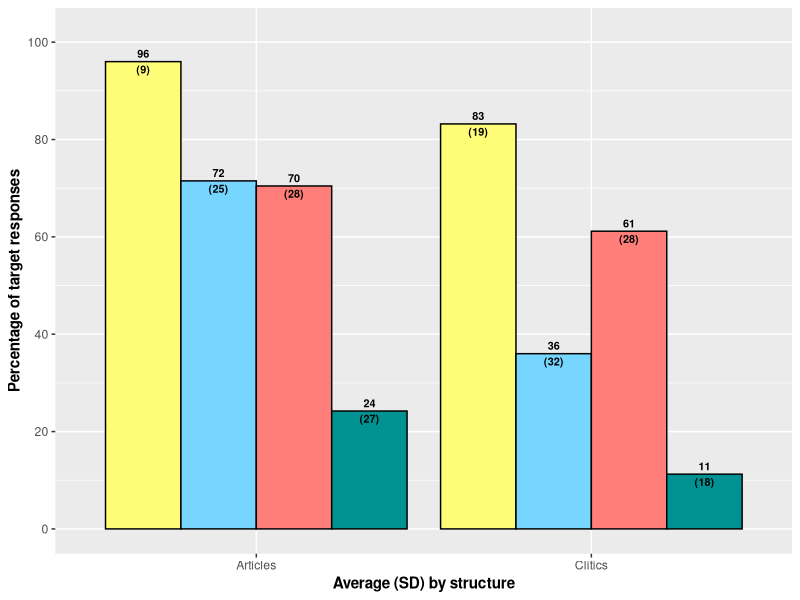
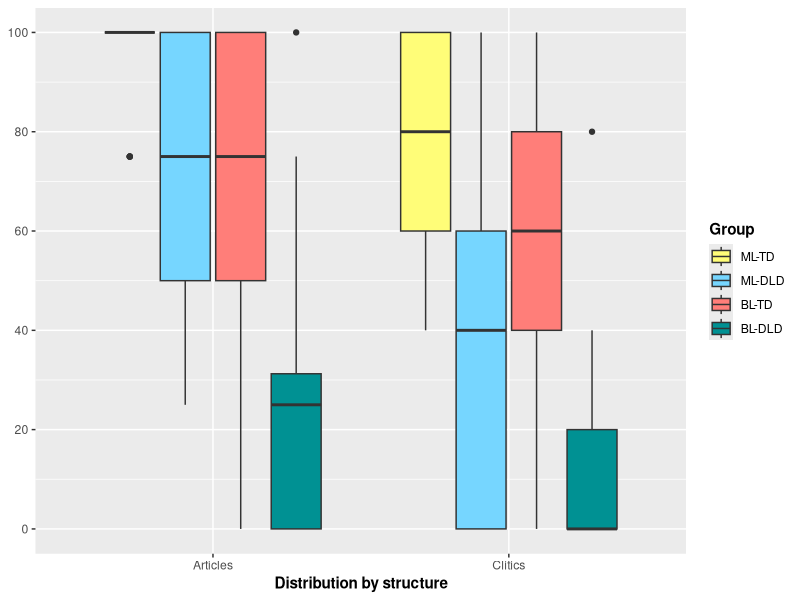
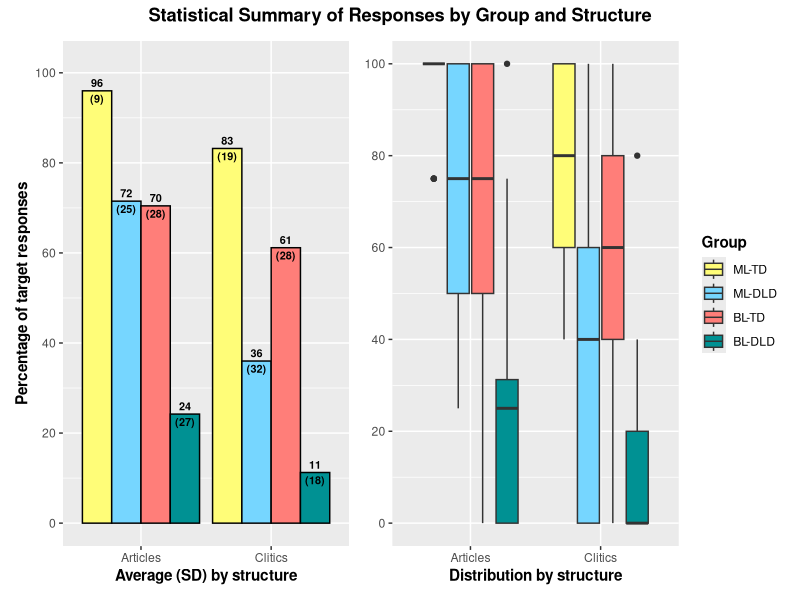
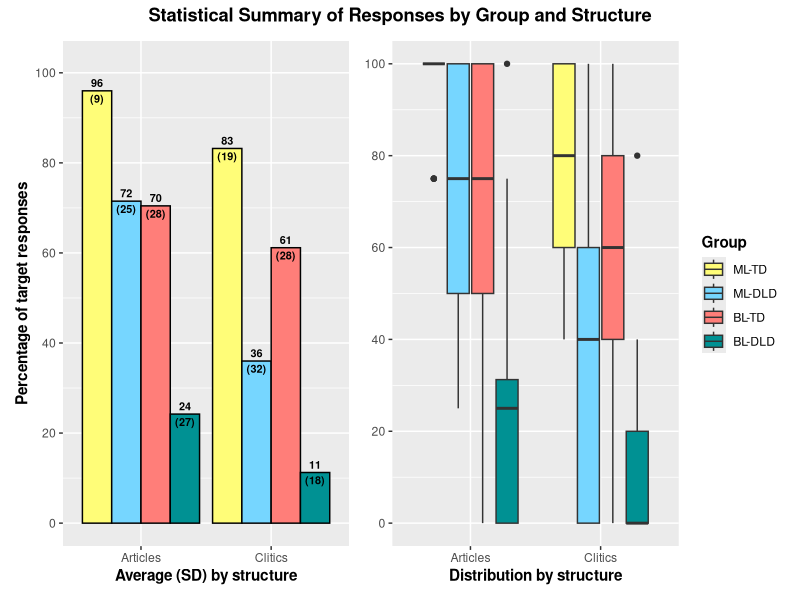

Recreate these plots in R, in order.
library(here)
library(tidyverse)
library(patchwork)


# Load data
Data <- read_csv(here("CSV Files", "Aggregated Long Data.csv")) %>% 
  drop_na(Structure) %>% 
  filter(Structure == c("Articles", "Clitics"))
Data$Group <- factor(Data$Group, levels = c("ML-TD", "ML-DLD", "BL-TD", "BL-DLD"))


# Prepare averages by structures
Master_Bar <- Data %>% 
  group_by(Group, Structure) %>%
  summarize(Total_Accuracy = sum(Accuracy, na.rm = TRUE),
            Total_Responses = sum(!is.na(Accuracy)),
            Ratio = Total_Accuracy/Total_Responses) %>% 
  mutate(Ratio = (Ratio*100))

Master_Box <- Data %>% 
  group_by(Code, Group, Structure) %>%
  summarize(Total_Accuracy = sum(Accuracy, na.rm = TRUE),
            Total_Responses = sum(!is.na(Accuracy)),
            Ratio = Total_Accuracy/Total_Responses) %>% 
  mutate(Ratio = (Ratio*100))


# Summary of SDs for bar graph
Master_Bar_Summary <- Master_Box %>%
  group_by(Structure, Group) %>%
  summarise(Average = mean(Ratio, na.rm = TRUE), 
            SD = sd(Ratio, na.rm = TRUE), 
            .groups = "drop")


# Create bar graph
Bar_Graph <- Master_Bar_Summary %>% 
  ggplot(aes(x = Structure, y = Average, fill = Group)) +
  scale_fill_manual(values = c("#FFFD78", "#76D6FF", "#FF7E79", "#009193")) +
  geom_bar(position = "dodge", color = "black", stat = "identity") +
  scale_y_continuous(breaks = seq(0, 100, 20), limits = c(0, 102)) +
  geom_text(aes(label = paste0(round(Average), "\n(", round(SD), ")")),
            position = position_dodge(width = .9),
            vjust = 0.5,
            size = 2.75,
            fontface = "bold") +
  labs(x = "Average (SD) by structure", y = "Percentage of target responses", fill = "Group") +
  theme(axis.title = element_text(face = "bold"),
        plot.title = element_text(hjust = 0.5, face = "bold"),
        legend.position = "none",
        strip.text = element_text(face = "bold"),
        strip.text.x = element_text(face = "bold"))

Bar_Graph


# Generate boxplot
Boxplot <- Master_Box %>% 
  ggplot(aes(x = Structure, y = Ratio, fill = Group)) +
  geom_boxplot() +
  scale_fill_manual(values = c("#FFFD78", "#76D6FF", "#FF7E79", "#009193")) +
  scale_y_continuous(breaks = seq (0, 100, 20),
                     limits = c(0, 100)) +
  labs(x = "Distribution by structure") +
  theme(axis.title = element_text(face = "bold"),
        plot.title = element_text(hjust = 0.5, face = "bold"),
        legend.title = element_text(face = "bold"),
        strip.text = element_text(face = "bold"),
        strip.text.x = element_text(face = "bold"),
        axis.title.y = element_blank())

Boxplot


# Create joint plot
Group_Plot <- (Bar_Graph + Boxplot) + 
  plot_annotation(title = "Statistical Summary of Responses by Group and Structure") & 
  theme(plot.title = element_text(face = "bold", hjust = 0.5))

Group_Plot

ggsave(filename = here("JCL Nominal Manuscript", "Graphs", "JCL Nominal Figure 1.pdf"),
       plot = Group_Plot,
       device = "pdf",
       width = 6.5,
       height = 3,
       units = "in")

